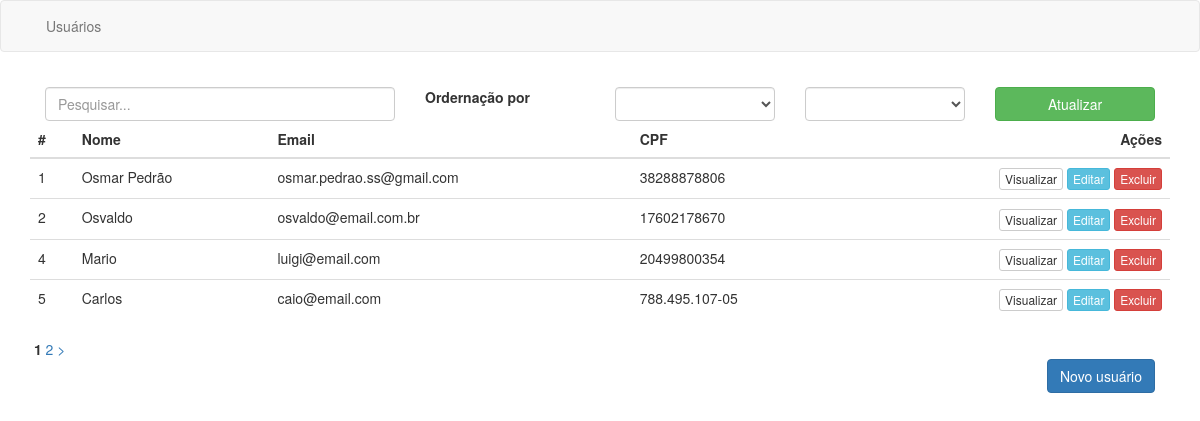
The page / on the database its author committed.
### tables this page shows
CREATE TABLE `usuario` (
  `id` int(11) NOT NULL AUTO_INCREMENT,
  `dtmCadastro` datetime DEFAULT CURRENT_TIMESTAMP,
  `strNome` varchar(255) DEFAULT NULL,
  `strEmail` varchar(255) DEFAULT NULL,
  `strCpf` varchar(14) DEFAULT NULL,
  PRIMARY KEY (`id`)
);

### application/controllers/Usuario.php (called while the page is built, shortened)
<?php
class Usuario extends CI_Controller
{
    public function __construct()
    {
        $this->load->model('usuario_model');
    }
    public function index()
    {
        $this->load->library('pagination');
        $config['base_url'] = base_url('usuario/index');
        $config['total_rows'] =  count($this->usuario_model->listar());
        $config['per_page'] = 4;
        $qtde = $config['per_page'];
        ($this->uri->segment(3) != "")? $inicio = $this->uri->segment(3) : $inicio = 0;
        $this->pagination->initialize($config);
        $results = $this->usuario_model->listar($qtde,$inicio);
        $this->load->view('template/header');
        $this->load->view('usuario/index', ['usuario'=>$results, 'paginacao' => $this->pagination->create_links()]);
        $this->load->view('template/footer');
    }
}

### index.php (called while the page is built, shortened)
<?php
require_once BASEPATH.'core/CodeIgniter.php';

### application/models/Usuario_model.php (called while the page is built, shortened)
<?php
class Usuario_model extends CI_Model
{
    private $table_name = 'usuario';
    public function listar($qtde = 0, $inicio = 0)
    {
        if($this->input->post('strOrdemCampo') != ""){
            $sort = $this->input->post('strOrdemCampo');
        }else{
            $sort = "id";
        }
        if($this->input->post('strOrdem') != ""){
            $order = $this->input->post('strOrdem');
        }else{
            $order = "asc";
        }
        $this->db->order_by($sort, $order);
        if($qtde > 0) $this->db->limit($qtde, $inicio);
        $query = $this->db->get($this->table_name);
        return $query->result();
    }
}

### application/views/usuario/index.php (the view, shortened to what this page needs)
<div class="col-md-16">
    <form action="/teste/usuario"  method="post">
        <div class="form-group">
            <div class="col-md-4">
                <input type="text" name="strPesquisar" placeholder="Pesquisar..." class="form-control"/></td>
            </div>
            <div class="col-md-2">
                <label for="title">Ordernação por</label>
            </div>
            <div class="col-md-2">
                <select name="strOrdemCampo" class="form-control" style="display: inline-block">
                    <option value=""></option>
                    <option value="id">#</option>
                </select>
            </div>
            <div class="col-md-2">
                <select name="strOrdem" class="form-control" style="display: inline-block">
                    <option value=""></option>
                    <option value="asc">Crescente</option>
                </select>
            </div>
            <div class="col-md-2">
                <input type="submit" value="Atualizar" class="btn btn-success btn-block">
            </div>
        </div>
    </form>
</div>
<table class="table table-hover">
    <thead>
    <tr>
        <th>#</th>
        <th>Nome</th>
        <th>Email</th>
        <th>CPF</th>
        <th class="text-right">Ações</th>
    </tr>
    </thead>
    <tbody>
    <?php foreach ($usuario as $user) : ?>
        <tr>
            <td><?php echo $user->id ?></td>
            <td><?php echo $user->strNome ?></td>
            <td><?php echo $user->strEmail ?></td>
            <td><?php echo $user->strCpf ?></td>
            <td class="text-right">
                <a href="/teste/usuario/<?php echo $user->id; ?>" class="btn btn-xs btn-default">Visualizar</a>
                <a href="/teste/usuario/<?php echo $user->id; ?>/editar" class="btn btn-xs btn-info">Editar</a>
                <a href="/teste/usuario/<?php echo $user->id; ?>/excluir" class="btn btn-xs btn-danger">Excluir</a>
            </td>
        </tr>
    <?php endforeach ?>
    </tbody>
</table>
<?php if($paginacao) echo $paginacao; ?>
<div class="col-md-12 text-right">
    <a href="/teste/usuario/salvar" class="btn btn-primary">Novo usuário</a>
</div>

### application/views/template/header.php (shortened to what this page needs)
<!doctype html>
<html lang="pt-br">
<head>
    <link rel="stylesheet" href="https://maxcdn.bootstrapcdn.com/bootstrap/3.3.7/css/bootstrap.min.css">
</head>
<body>
<nav class="navbar navbar-default">
    <div class="container-fluid">
        <div class="collapse navbar-collapse" id="bs-example-navbar-collapse-1">
            <ul class="nav navbar-nav">
                <li><a href="/teste/usuario">Usuários</a></li>
            </ul>
        </div>
    </div>
</nav>
<div class="container">

### application/views/template/footer.php
        </div>
    </body>
</html>

### rows shown on the page
usuario: id "1", strNome "Osmar Pedrão", strEmail "osmar.pedrao.ss@gmail.com", strCpf "38288878806"
usuario: id "2", strNome "Osvaldo", strEmail "osvaldo@email.com.br", strCpf "17602178670"
usuario: id "4", strNome "Mario", strEmail "luigi@email.com", strCpf "20499800354"
usuario: id "5", strNome "Carlos", strEmail "caio@email.com", strCpf "788.495.107-05"

### other values the page prints
$paginacao "1 2 >"
